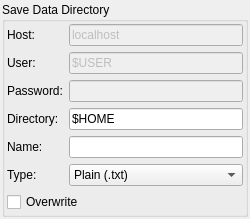
<ui version="4.0" >
 <class>SaveDataDir</class>
 <widget class="QWidget" name="SaveDataDir" >
  <property name="geometry" >
   <rect>
    <x>0</x>
    <y>0</y>
    <width>250</width>
    <height>207</height>
   </rect>
  </property>
  <property name="windowTitle" >
   <string>Save Data Directory</string>
  </property>
  <layout class="QGridLayout" >
   <property name="leftMargin" >
    <number>2</number>
   </property>
   <property name="topMargin" >
    <number>2</number>
   </property>
   <property name="rightMargin" >
    <number>2</number>
   </property>
   <property name="bottomMargin" >
    <number>2</number>
   </property>
   <item row="0" column="0" >
    <widget class="QGroupBox" name="groupBox" >
     <property name="title" >
      <string>Save Data Directory</string>
     </property>
     <layout class="QGridLayout" >
      <property name="leftMargin" >
       <number>2</number>
      </property>
      <property name="topMargin" >
       <number>2</number>
      </property>
      <property name="rightMargin" >
       <number>2</number>
      </property>
      <property name="bottomMargin" >
       <number>2</number>
      </property>
      <item row="0" column="0" >
       <widget class="QLabel" name="HostLabel" >
        <property name="text" >
         <string>Host:</string>
        </property>
       </widget>
      </item>
      <item row="0" column="1" >
       <widget class="QLineEdit" name="HostEdit" >
        <property name="enabled" >
         <bool>false</bool>
        </property>
        <property name="text" >
         <string>localhost</string>
        </property>
       </widget>
      </item>
      <item row="1" column="0" >
       <widget class="QLabel" name="UserLabel" >
        <property name="text" >
         <string>User:</string>
        </property>
       </widget>
      </item>
      <item row="1" column="1" >
       <widget class="QLineEdit" name="UserEdit" >
        <property name="enabled" >
         <bool>false</bool>
        </property>
        <property name="text" >
         <string>$USER</string>
        </property>
       </widget>
      </item>
      <item row="2" column="0" >
       <widget class="QLabel" name="PasswdLabel" >
        <property name="text" >
         <string>Password:</string>
        </property>
       </widget>
      </item>
      <item row="2" column="1" >
       <widget class="QLineEdit" name="PasswdEdit" >
        <property name="enabled" >
         <bool>false</bool>
        </property>
        <property name="text" >
         <string/>
        </property>
        <property name="echoMode" >
         <enum>QLineEdit::Password</enum>
        </property>
       </widget>
      </item>
      <item row="3" column="0" >
       <widget class="QLabel" name="DirectoryLabel" >
        <property name="text" >
         <string>Directory:</string>
        </property>
       </widget>
      </item>
      <item row="3" column="1" >
       <widget class="QLineEdit" name="DirectoryEdit" >
        <property name="text" >
         <string>$HOME</string>
        </property>
       </widget>
      </item>
      <item row="4" column="0" >
       <widget class="QLabel" name="NameLabel" >
        <property name="text" >
         <string>Name:</string>
        </property>
       </widget>
      </item>
      <item row="4" column="1" >
       <widget class="QLineEdit" name="NameEdit" />
      </item>
      <item row="5" column="0" >
       <widget class="QLabel" name="TypeLabel" >
        <property name="text" >
         <string>Type:</string>
        </property>
       </widget>
      </item>
      <item row="5" column="1" >
       <widget class="QComboBox" name="TypeEdit" >
        <item>
         <property name="text" >
          <string>Plain (.txt)</string>
         </property>
        </item>
        <item>
         <property name="text" >
          <string>Binary (.bin)</string>
         </property>
        </item>
       </widget>
      </item>
      <item row="6" column="0" colspan="2" >
       <widget class="QCheckBox" name="OverWrite" >
        <property name="text" >
         <string>Overwrite</string>
        </property>
       </widget>
      </item>
     </layout>
    </widget>
   </item>
  </layout>
 </widget>
 <resources/>
 <connections/>
</ui>
